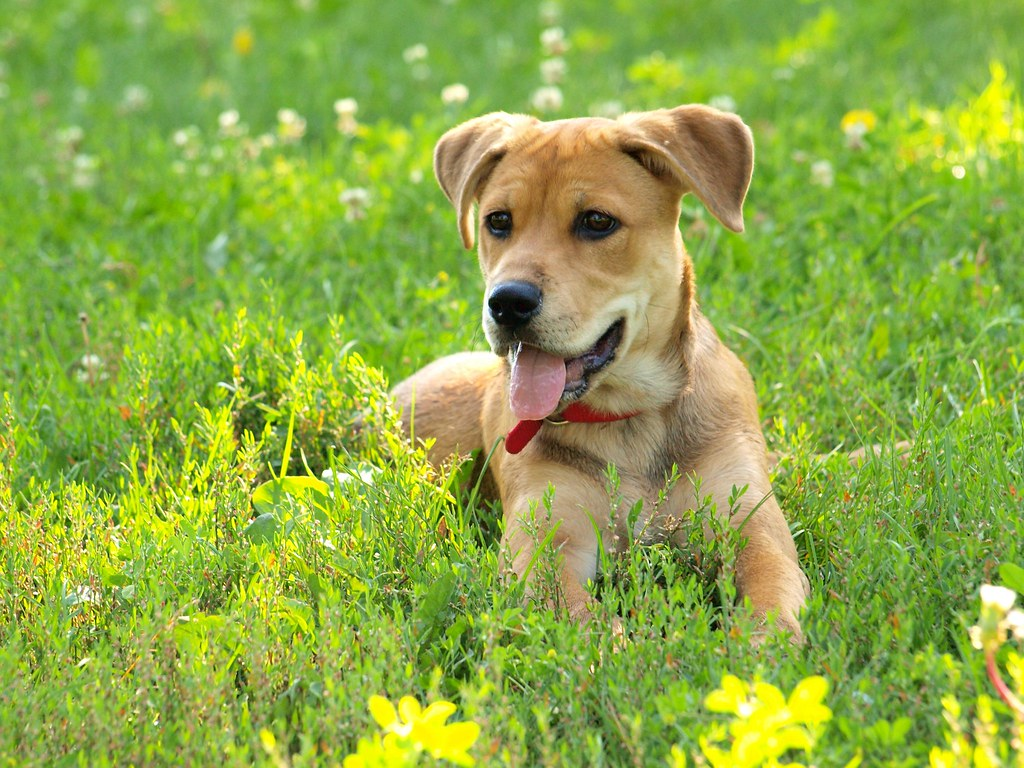
#> input picture Python for ML and AI/Homework 3/dog.png, 1024 x 768 px
$ jupyter execute 'Homework 3 - Alternative Part 3.ipynb'
#> lines starting #> are read from the running program, lines starting #| are printed output that depends on the picture
[cell 1]
import cv2
import numpy as np

# Alternative Solution for part 3 - Gaussian Noise using cv2 and numpy

img = cv2.imread("dog.png")
#> img is the input picture: shape (768, 1024, 3); mean B, G, R 69.1, 170.8, 142.5

# Generate Gaussian noise
gauss = np.random.normal(0,1,img.size)
gauss = gauss.reshape(img.shape[0],img.shape[1],img.shape[2]).astype('uint8')

# Add the Gaussian noise to the image
img_gauss = cv2.add(img,gauss)
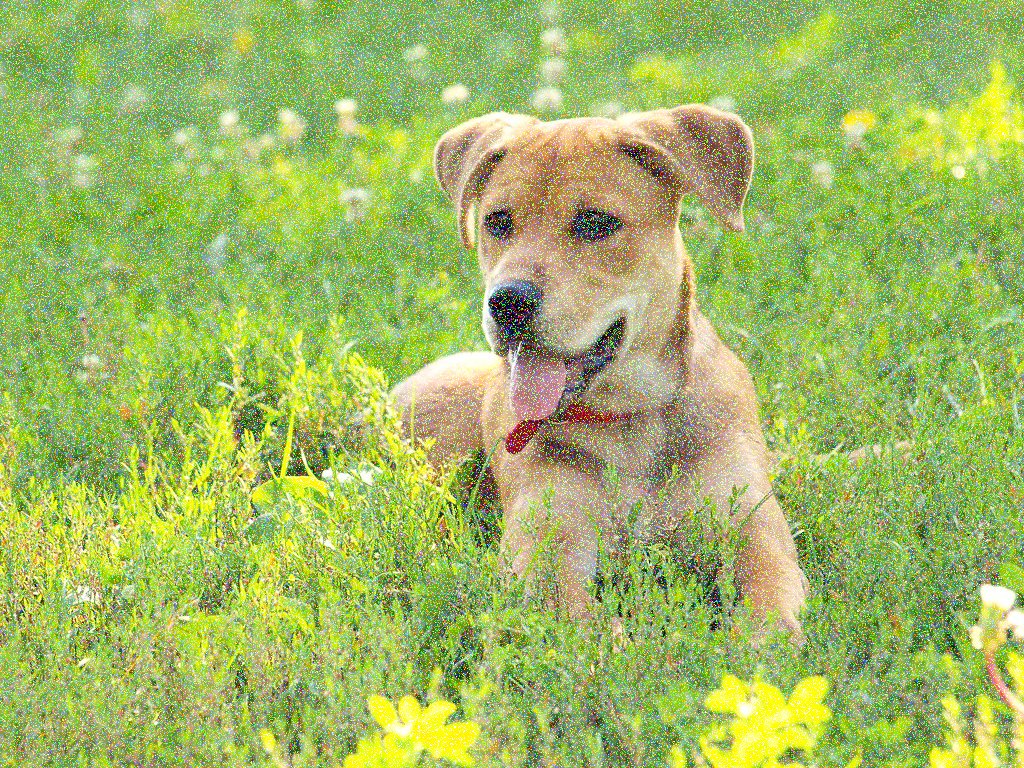
#> img_gauss: shape (768, 1024, 3); mean B, G, R 98.9, 184.3, 160.5

# Display the image
cv2.imshow('a',img_gauss)
cv2.waitKey(0)
